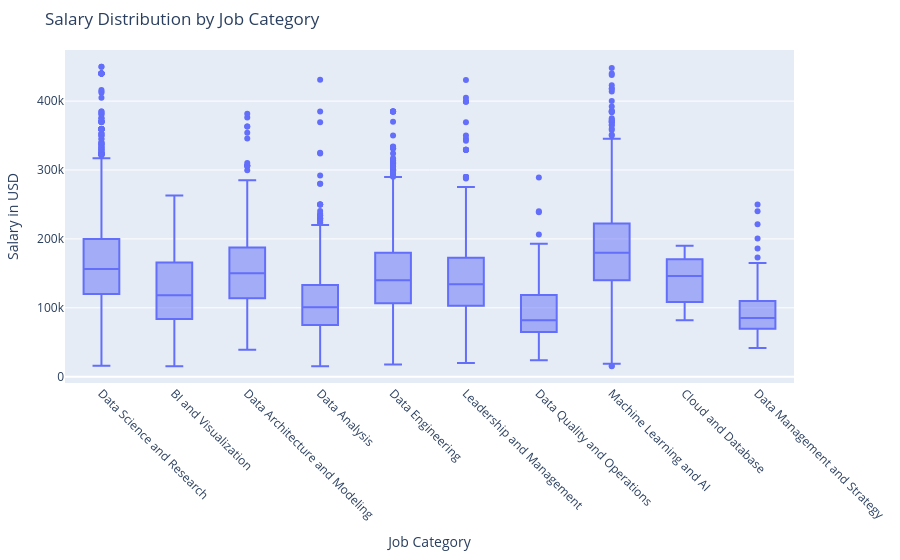

Notebook source saved alongside this figure:
### Code cell
import plotly.express as px

# Assuming 'jobdata' is the pandas DataFrame and is already loaded

# Create the Plotly Box Plot
fig = px.box(
    jobdata,
    x='job_category',
    y='salary_in_usd',
    title='Salary Distribution by Job Category'
)

# Update Layout for cleaner titles and to replicate the rotation
fig.update_layout(
    xaxis_title='Job Category',
    yaxis_title='Salary in USD',
    # Replicate the plt.xticks(rotation=45) for better label readability
    xaxis={'tickangle': 45},
    margin=dict(l=40, r=40, t=50, b=40)
)

fig.show()

### Figure 1 — Plotly figure (JSON) as saved in the notebook; plotly's stock layout.template omitted (floating-point values rounded to 4 significant figures; data arrays with more than 128 entries replaced by an {"elided": "..."} marker saying what was removed)
{"data": [{"alignmentgroup": "True", "hovertemplate": "job_category=%{x}<br>salary_in_usd=%{y}<extra></extra>", "legendgroup": "", "marker": {"color": "#636efa"}, "name": "", "notched": false, "offsetgroup": "", "orientation": "v", "showlegend": false, "type": "box", "x": {"elided": "14199 str values"}, "x0": " ", "xaxis": "x", "y": {"elided": "14199 int values"}, "y0": " ", "yaxis": "y"}], "layout": {"boxmode": "group", "legend": {"tracegroupgap": 0}, "margin": {"b": 40, "l": 40, "r": 40, "t": 50}, "title": {"text": "Salary Distribution by Job Category"}, "xaxis": {"anchor": "y", "domain": [0, 1], "tickangle": 45, "title": {"text": "Job Category"}}, "yaxis": {"anchor": "x", "domain": [0, 1], "title": {"text": "Salary in USD"}}}}
